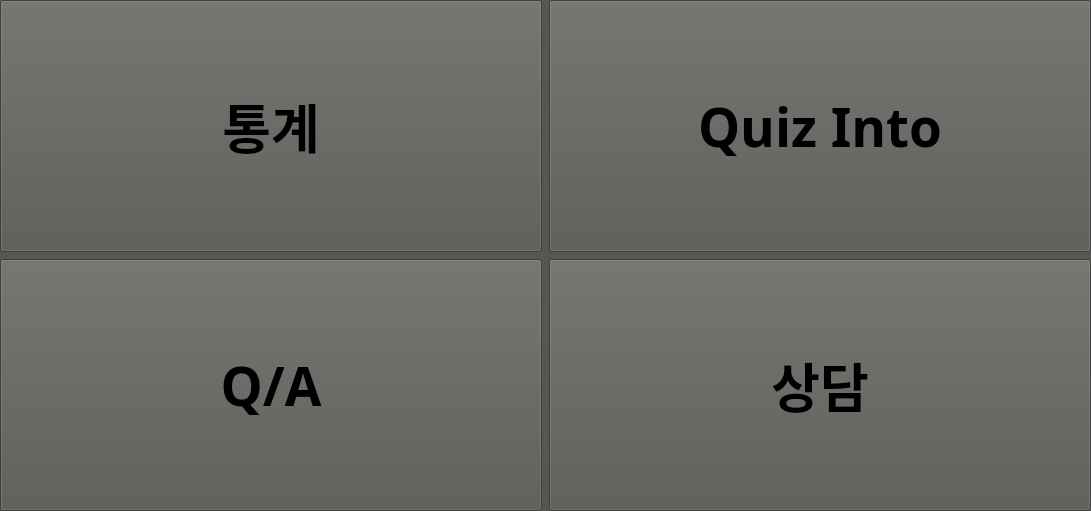
   <widget class="QWidget" name="menu_widget" native="true">
    <property name="geometry">
     <rect>
      <x>0</x>
      <y>70</y>
      <width>1091</width>
      <height>511</height>
     </rect>
    </property>
    <property name="styleSheet">
     <string notr="true">background-color: rgb(85, 87, 83);</string>
    </property>
    <widget class="QWidget" name="gridLayoutWidget">
     <property name="geometry">
      <rect>
       <x>0</x>
       <y>0</y>
       <width>1091</width>
       <height>511</height>
      </rect>
     </property>
     <layout class="QGridLayout" name="gridLayout">
      <item row="1" column="2">
       <widget class="QWidget" name="widget_4" native="true">
        <widget class="QPushButton" name="quiz_btn">
         <property name="geometry">
          <rect>
           <x>0</x>
           <y>0</y>
           <width>542</width>
           <height>252</height>
          </rect>
         </property>
         <property name="font">
          <font>
           <family>Bahnschrift SemiCondensed</family>
           <pointsize>40</pointsize>
           <weight>75</weight>
           <bold>true</bold>
          </font>
         </property>
         <property name="text">
          <string>Quiz Into</string>
         </property>
        </widget>
       </widget>
      </item>
      <item row="1" column="1">
       <widget class="QWidget" name="widget_3" native="true">
        <widget class="QPushButton" name="learn_btn">
         <property name="geometry">
          <rect>
           <x>0</x>
           <y>0</y>
           <width>542</width>
           <height>252</height>
          </rect>
         </property>
         <property name="font">
          <font>
           <family>Bahnschrift SemiCondensed</family>
           <pointsize>40</pointsize>
           <weight>75</weight>
           <bold>true</bold>
          </font>
         </property>
         <property name="acceptDrops">
          <bool>false</bool>
         </property>
         <property name="autoFillBackground">
          <bool>false</bool>
         </property>
         <property name="styleSheet">
          <string notr="true"/>
         </property>
         <property name="inputMethodHints">
          <set>Qt::ImhNone</set>
         </property>
         <property name="text">
          <string>통계</string>
         </property>
         <property name="autoRepeat">
          <bool>false</bool>
         </property>
         <property name="autoExclusive">
          <bool>false</bool>
         </property>
         <property name="autoDefault">
          <bool>false</bool>
         </property>
         <property name="default">
          <bool>false</bool>
         </property>
         <property name="flat">
          <bool>false</bool>
         </property>
        </widget>
       </widget>
      </item>
      <item row="2" column="2">
       <widget class="QWidget" name="widget_6" native="true">
        <widget class="QPushButton" name="chat_btn">
         <property name="geometry">
          <rect>
           <x>0</x>
           <y>0</y>
           <width>542</width>
           <height>252</height>
          </rect>
         </property>
         <property name="font">
          <font>
           <family>Bahnschrift SemiCondensed</family>
           <pointsize>40</pointsize>
           <weight>75</weight>
           <bold>true</bold>
          </font>
         </property>
         <property name="text">
          <string>상담</string>
         </property>
        </widget>
       </widget>
      </item>
      <item row="2" column="1">
       <widget class="QWidget" name="widget_5" native="true">
        <widget class="QPushButton" name="qa_btn">
         <property name="geometry">
          <rect>
           <x>0</x>
           <y>0</y>
           <width>542</width>
           <height>252</height>
          </rect>
         </property>
         <property name="font">
          <font>
           <family>Bahnschrift SemiCondensed</family>
           <pointsize>40</pointsize>
           <weight>75</weight>
           <bold>true</bold>
          </font>
         </property>
         <property name="text">
          <string>Q/A</string>
         </property>
        </widget>
       </widget>
      </item>
     </layout>
    </widget>
   </widget>
